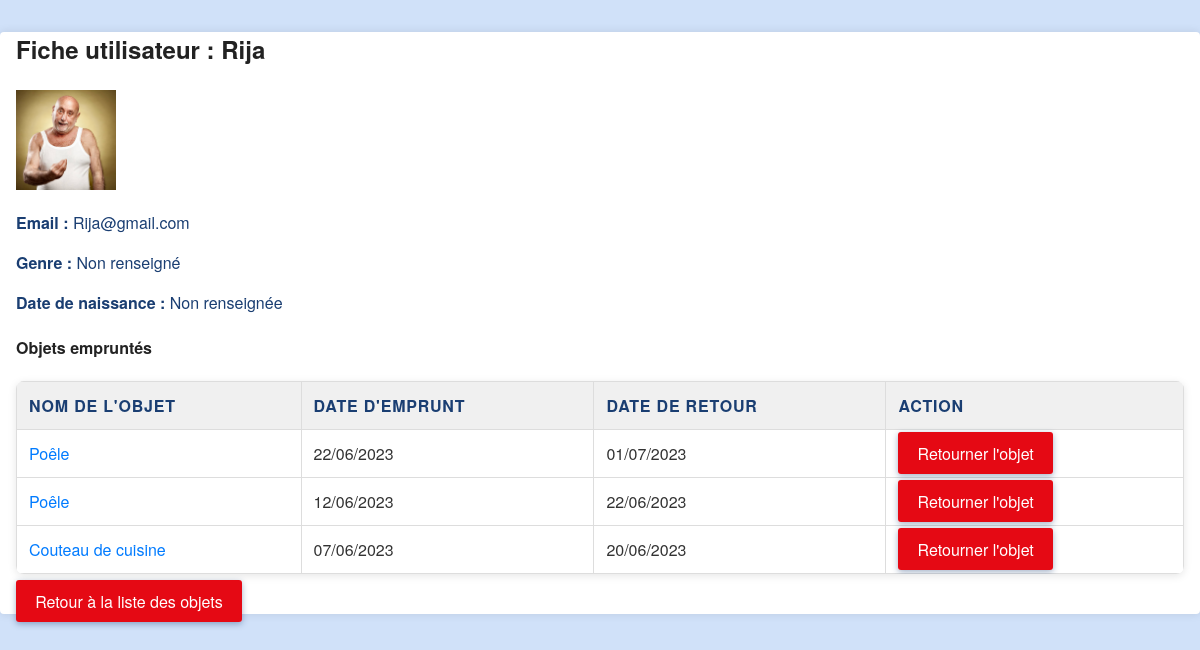
The app's page /ListeObjet/fiche_utilisateur.php (signed in) with its own data.
### tables this page shows
CREATE TABLE membre (
  id_membre INT PRIMARY KEY AUTO_INCREMENT,
  nom VARCHAR(100) NOT NULL,
  date_naissance DATE NOT NULL,
  genre ENUM('M', 'F', 'Autre') NOT NULL,
  email VARCHAR(100) NOT NULL,
  ville VARCHAR(100),
  mdp VARCHAR(255) NOT NULL,
  image_profil VARCHAR(255)
);

CREATE TABLE emprunt (
  id_emprunt INT PRIMARY KEY AUTO_INCREMENT,
  id_objet INT NOT NULL,
  id_membre INT NOT NULL,
  date_emprunt DATE NOT NULL,
  date_retour DATE,
  FOREIGN KEY (id_objet) REFERENCES objet(id_objet),
  FOREIGN KEY (id_membre) REFERENCES membre(id_membre)
);

CREATE TABLE objet (
  id_objet INT PRIMARY KEY AUTO_INCREMENT,
  nom_objet VARCHAR(100) NOT NULL,
  id_categorie INT NOT NULL,
  id_membre INT NOT NULL,
  FOREIGN KEY (id_categorie) REFERENCES categorie_objet(id_categorie),
  FOREIGN KEY (id_membre) REFERENCES membre(id_membre)
);

### inc/fonctions/fonctions.php (called while the page is built, shortened)
<?php
function getDbConnection() {
    $servername = "localhost";
    $username = "root";
    $password = "";
    $dbname = "emprunt";
    $conn = new mysqli($servername, $username, $password, $dbname);
    return $conn;
}
function getUserProfile($id_membre) {
    $conn = getDbConnection();
    $id_membre = (int)$id_membre;
    $sql = "SELECT id_membre, nom, email,
            (SELECT COLUMN_NAME FROM INFORMATION_SCHEMA.COLUMNS WHERE TABLE_NAME = 'membre' AND COLUMN_NAME = 'image') AS has_image
            FROM membre WHERE id_membre = $id_membre";
    $result = $conn->query($sql);
    $profile = null;
    if ($result) {
        $profile = $result->fetch_assoc();
        if ($profile['has_image']) {
            $sql_img = "SELECT image FROM membre WHERE id_membre = $id_membre";
            $res_img = $conn->query($sql_img);
            if ($res_img) {
                $img_row = $res_img->fetch_assoc();
                $profile['image'] = $img_row['image'];
            }
        } else {
            $profile['image'] = null;
        }
    }
    return $profile;
}
function getUserEmprunts($id_membre) {
    $conn = getDbConnection();
    $id_membre = (int)$id_membre;
    $sql = "SELECT o.id_objet, o.nom_objet, o.image_objet, e.date_emprunt, e.date_retour
            FROM emprunt e
            JOIN objet o ON e.id_objet = o.id_objet
            WHERE e.id_membre = $id_membre
            ORDER BY e.date_emprunt DESC";
    $result = $conn->query($sql);
    $emprunts = [];
    if ($result) {
        while ($row = $result->fetch_assoc()) {
            if (!empty($row['date_emprunt'])) {
                $dateEmprunt = DateTime::createFromFormat('Y-m-d', $row['date_emprunt']);
                if ($dateEmprunt !== false) {
                    $row['date_emprunt'] = $dateEmprunt->format('d/m/Y');
                }
            }
            if (!empty($row['date_retour'])) {
                $dateRetour = DateTime::createFromFormat('Y-m-d', $row['date_retour']);
                if ($dateRetour !== false) {
                    $row['date_retour'] = $dateRetour->format('d/m/Y');
                }
            }
            $emprunts[] = $row;
        }
    }
    return $emprunts;
}
?>

### ListeObjet/fiche_utilisateur.php (the view, shortened to what this page needs)
<?php
require_once __DIR__ . '/../inc/fonctions/fonctions.php';
$id_membre = $_GET['id_membre'] ?? $_SESSION['id_membre'];
$profile = getUserProfile($id_membre);
$emprunts = getUserEmprunts($id_membre);
?>
<!DOCTYPE html>
<html lang="fr">
<head>
    <link rel="stylesheet" href="../CSS/Style.css" />
</head>
<body>
    <div class="container mt-5">
        <h2>Fiche utilisateur : <?= htmlspecialchars($profile['nom']) ?></h2>
        <div class="d-flex align-items-center mb-4">
            <?php
            $imagePath = "../assets/" . htmlspecialchars($profile['nom']) . ".jpg";
            if (file_exists($imagePath)) {
                echo '<div class="me-3 text-center">';
                echo '<img src="' . $imagePath . '" alt="Photo de profil" class="rounded-circle" style="width: 100px; height: 100px; object-fit: cover;">';
                echo '</div>';
            } else {
                echo '<div class="rounded-circle bg-secondary me-3" style="width: 100px; height: 100px;"></div>';
            }
            ?>
            <div>
                <p><strong>Email :</strong> <?= htmlspecialchars($profile['email']) ?></p>
                <p><strong>Genre :</strong> <?= htmlspecialchars($profile['genre'] ?? 'Non renseigné') ?></p>
                <p><strong>Date de naissance :</strong> <?= !empty($profile['date_naissance']) ? date('d/m/Y', strtotime($profile['date_naissance'])) : 'Non renseignée' ?></p>
            </div>
        </div>
        <div class="mb-4">
            <h4>Objets empruntés</h4>
            <?php if (count($emprunts) > 0): ?>
                <table class="table table-bordered">
                    <thead>
                        <tr>
                            <th>Nom de l'objet</th>
                            <th>Date d'emprunt</th>
                            <th>Date de retour</th>
                            <th>Action</th>
                        </tr>
                    </thead>
                    <tbody>
                        <?php foreach ($emprunts as $emprunt): ?>
                            <tr>
                                <td><a href="fiche_objet.php?id_objet=<?= htmlspecialchars($emprunt['id_objet']) ?>"><?= htmlspecialchars($emprunt['nom_objet']) ?></a></td>
                                <td><?= htmlspecialchars($emprunt['date_emprunt']) ?></td>
                                <td><?= htmlspecialchars($emprunt['date_retour']) ?></td>
                                <td>
                                    <a href="retour_objet.php?id_objet=<?= htmlspecialchars($emprunt['id_objet']) ?>&id_membre=<?= htmlspecialchars($id_membre) ?>" class="btn btn-warning btn-sm">Retourner l'objet</a>
                                </td>
                            </tr>
                        <?php endforeach; ?>
                    </tbody>
                </table>
            <?php else: ?>
                <p>Aucun emprunt enregistré pour cet utilisateur.</p>
            <?php endif; ?>
        </div>
        <p><a href="listeobj.php" class="btn btn-primary">Retour à la liste des objets</a></p>
    </div>
</body>
</html>

### CSS/Style.css (style rules this page uses)
body { font-family: 'Helvetica Neue', Helvetica, Arial, sans-serif; background-color: #d0e1f9; color: #333; margin: 0; padding: 0; }
.container { max-width: 1200px; margin: 2rem auto; padding: 2rem 2rem 3rem 2rem; background-color: #f9fbfd; box-shadow: 0 4px 12px rgba(0,0,0,0.15); border-radius: 8px; }
h2 { color: #1a3e72; margin-bottom: 1.5rem; }
table { width: 100%; border-collapse: separate; border-spacing: 0 8px; margin-bottom: 1.5rem; box-shadow: 0 2px 8px rgba(0,0,0,0.1); border-radius: 8px; overflow: hidden; }
table th, table td { border: none; padding: 1rem 1.5rem; background-color: #ffffff; vertical-align: middle; }
table th { background-color: #c5d9f1; color: #1a3e72; font-weight: 700; text-transform: uppercase; letter-spacing: 0.05em; }
button, .btn { background-color: #1a3e72; border: none; color: white; padding: 0.7rem 1.4rem; font-size: 1rem; border-radius: 6px; cursor: pointer; transition: background-color 0.3s ease; box-shadow: 0 2px 6px rgba(26, 62, 114, 0.4); }
p { line-height: 1.6; color: #1a3e72; }
a { color: #007bff; text-decoration: none; }
.container { max-width: 1200px; margin: 2rem auto; padding: 0 1rem; background-color: #fff; box-shadow: 0 0 10px rgba(0,0,0,0.1); border-radius: 4px; }
h1, h2, h3, h4, h5, h6 { font-weight: 700; color: #222; }
button, .btn { background-color: #e50914; border: none; color: white; padding: 0.6rem 1.2rem; font-size: 1rem; border-radius: 3px; cursor: pointer; transition: background-color 0.3s ease; }
table { width: 100%; border-collapse: collapse; margin-bottom: 1rem; }
table th, table td { border: 1px solid #ddd; padding: 0.75rem; text-align: left; }
table th { background-color: #f0f0f0; font-weight: 700; }
p { line-height: 1.5; }

### records on screen
membre: nom "Rija", nom (picture), email "Rija@gmail.com"
emprunt: id_objet.nom_objet "Poêle", date_emprunt "22/06/2023", date_retour "01/07/2023"
emprunt: id_objet.nom_objet "Poêle", date_emprunt "12/06/2023", date_retour "22/06/2023"
emprunt: id_objet.nom_objet "Couteau de cuisine", date_emprunt "07/06/2023", date_retour "20/06/2023"

### other values on screen
$profile['genre'] "Non renseigné"
